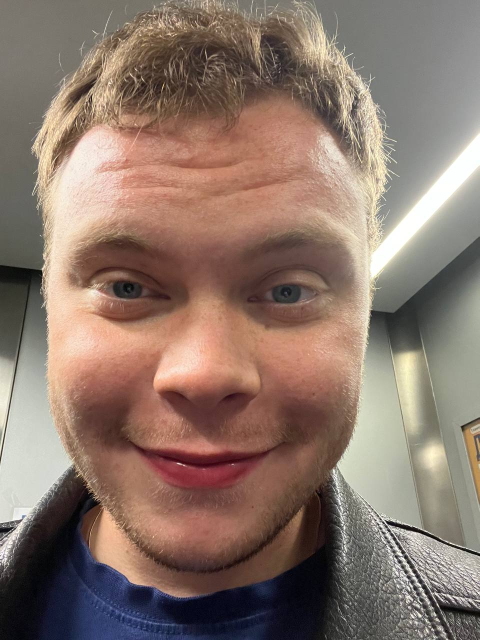
#> input picture photos/user/1.jpg, 959 x 1280 px (shown at 1/2 size); its folder holds 4 pictures in this run
$ python pr3.py
#> lines starting #> are read from the running program, lines starting #| are printed output that depends on the picture
import cv2
import numpy as np
import matplotlib.pyplot as plt
import os
from pathlib import Path
from sklearn.decomposition import PCA
from sklearn.linear_model import LogisticRegression
from sklearn.ensemble import RandomForestClassifier
from sklearn.model_selection import LeaveOneOut, GridSearchCV
from sklearn.metrics import accuracy_score, confusion_matrix, roc_curve, auc, precision_recall_curve, average_precision_score, precision_score, recall_score
import warnings
warnings.filterwarnings('ignore')

def preprocess_image(image_path, target_size=(100, 100)):
    """
    Предобработка изображения для биометрической идентификации.

    Параметры:
    -----------
    image_path : str
        Путь к изображению
    target_size : tuple
        Размер выходного изображения (ширина, высота)

    Возвращает:
    -----------
    numpy.ndarray или None
        Вектор признаков (одномерный массив) или None, если лицо не найдено
    """
#> called with image_path = './photos/user/1.jpg', target_size = (100, 100)

    # 1. Загрузка изображения
    image = cv2.imread(image_path)
#> image is the input picture: shape (1280, 959, 3); mean B, G, R 107, 118.2, 139.2

    if image is None:
        print(f"Ошибка: не удалось загрузить изображение {image_path}")
        return None

    # 2. Конвертация в оттенки серого
    gray = cv2.cvtColor(image, cv2.COLOR_BGR2GRAY)
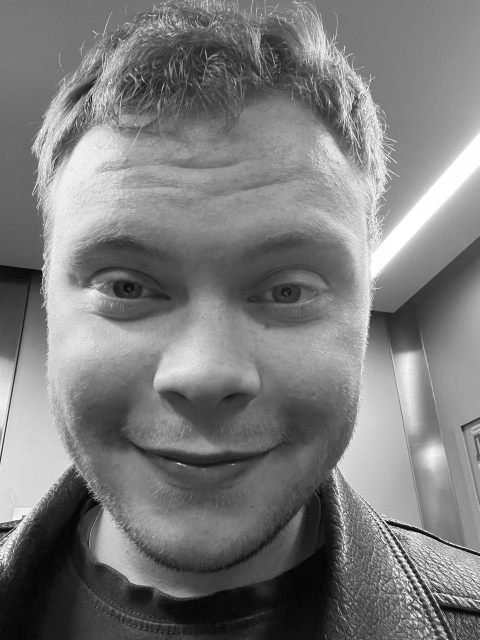
#> gray: shape (1280, 959) (shown at 1/2 size); min 0, max 255, mean 123.2

    # 3. Обнаружение лица с помощью каскада Хаара
    # Загружаем предобученный классификатор
    face_cascade = cv2.CascadeClassifier(
        cv2.data.haarcascades + 'haarcascade_frontalface_default.xml'
    )

    # Детектируем лица
    faces = face_cascade.detectMultiScale(
        gray,
        scaleFactor=1.1,
        minNeighbors=5,
        minSize=(30, 30)
    )
#> faces = [[19, 284, 818, 818]]

    if len(faces) == 0:
        print(f"Предупреждение: лицо не обнаружено на {image_path}")
        return None

    # Берем первое обнаруженное лицо (самое крупное)
    if len(faces) > 1:
        # Сортируем по площади и берем самое большое
        faces = sorted(faces, key=lambda x: x[2] * x[3], reverse=True)

    x, y, w, h = faces[0]
#> x = 19; y = 284; w = 818; h = 818

    # 4. Обрезка изображения (только лицо)
    face_roi = gray[y:y+h, x:x+w]
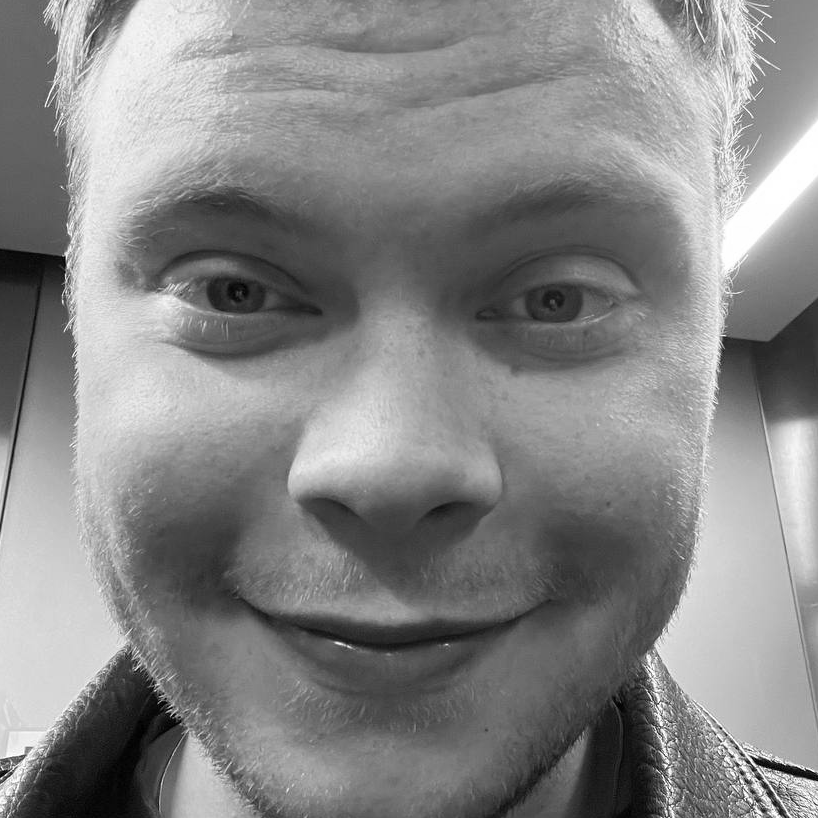
#> face_roi: shape (818, 818); min 0, max 255, mean 134.2

    # 5. Изменение размера до target_size
    face_resized = cv2.resize(face_roi, target_size)
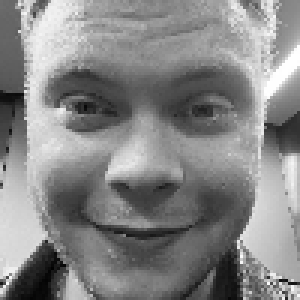
#> face_resized: shape (100, 100) (shown 3 times larger); min 1, max 255, mean 134.1

    # 6. Гистограммная нормализация (выравнивание гистограммы)
    face_normalized = cv2.equalizeHist(face_resized)
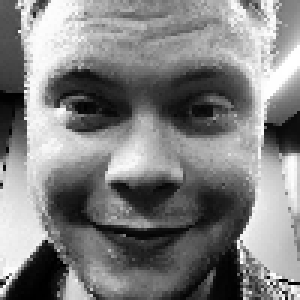
#> face_normalized: shape (100, 100) (shown 3 times larger); min 0, max 255, mean 128.2

    # 7. Преобразование в вектор
    feature_vector = face_normalized.reshape(-1)
#> feature_vector = 10000 values, max 255 at index 1897, min 0 at index 8917, mean 128.2

    return feature_vector


# [742 lines left out: functions visualize_preprocessing, create_feature_matrix, apply_pca, visualize_pca_variance, train_and_evaluate_biometric_system, train_and_evaluate_ensemble and 8 more, not called in this run]


def process_dataset(user_folder, imposter_folder, target_size=(100, 100)):
    """
    Обработка всего датасета (пользователь + злоумышленники).

    Параметры:
    -----------
    user_folder : str
        Путь к папке с фотографиями пользователя
    imposter_folder : str
        Путь к папке с фотографиями злоумышленников
    target_size : tuple
        Размер выходного изображения

    Возвращает:
    -----------
    tuple : (user_vectors, imposter_vectors, user_files, imposter_files)
        Векторы признаков и имена файлов
    """

    user_vectors = []
    imposter_vectors = []
    user_files = []
    imposter_files = []

    # Обработка фото пользователя
    print("Обработка фотографий пользователя...")
    for filename in sorted(os.listdir(user_folder)):
        if filename.lower().endswith(('.png', '.jpg', '.jpeg')):
            filepath = os.path.join(user_folder, filename)
            vector = preprocess_image(filepath, target_size)
#> vector has the same summary as feature_vector in preprocess_image
            if vector is not None:
                user_vectors.append(vector)
                user_files.append(filename)
                print(f"✓ {filename}")
#> pass 2 of the loop in process_dataset, `for filename in sorted(os.listdir(user_folder)):`:
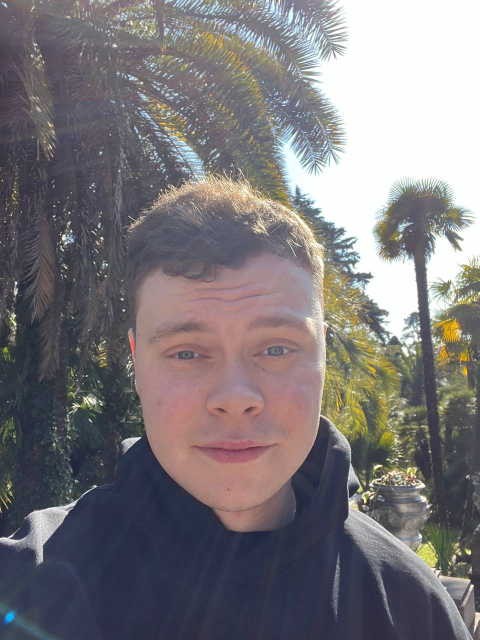
#> input picture photos/user/2.jpg, 959 x 1280 px (shown at 1/2 size)
#> in preprocess_image, image is the input picture: shape (1280, 959, 3); mean B, G, R 122.3, 119.2, 123.1
#> in preprocess_image (call 2), `gray = cv2.cvtColor(image, cv2.COLOR_BGR2GRAY)`:
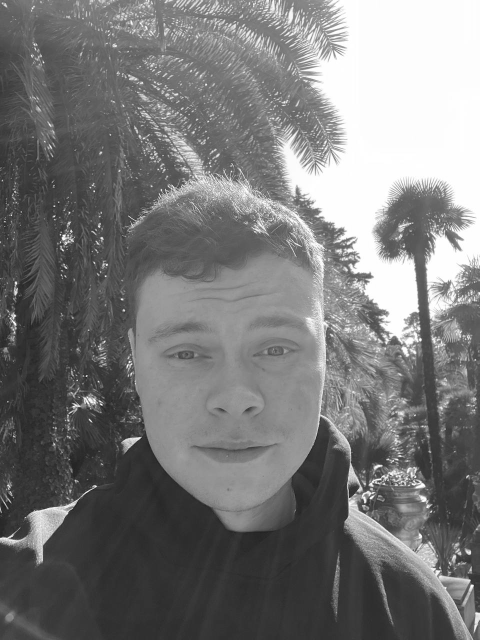
#> gray: shape (1280, 959) (shown at 1/2 size); min 5, max 255, mean 120.7
#> in preprocess_image (call 2), `faces = face_cascade.detectMultiScale( gray, scaleFactor=1.1, minNeigh..`: faces = [[232, 541, 455, 455]]
#> x = 232; y = 541; w = 455
#> face_roi: shape (455, 455)
#> in preprocess_image (call 2), `face_normalized = cv2.equalizeHist(face_resized)`:
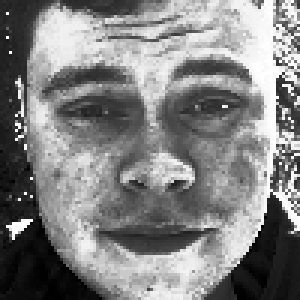
#> face_normalized: shape (100, 100) (shown 3 times larger); min 0, max 255, mean 130
#> feature_vector = 10000 values, max 255 at index 188, min 0 at index 7288, mean 130
#> vector has the same summary as feature_vector in preprocess_image
#> pass 3 of the loop in process_dataset, `for filename in sorted(os.listdir(user_folder)):`:
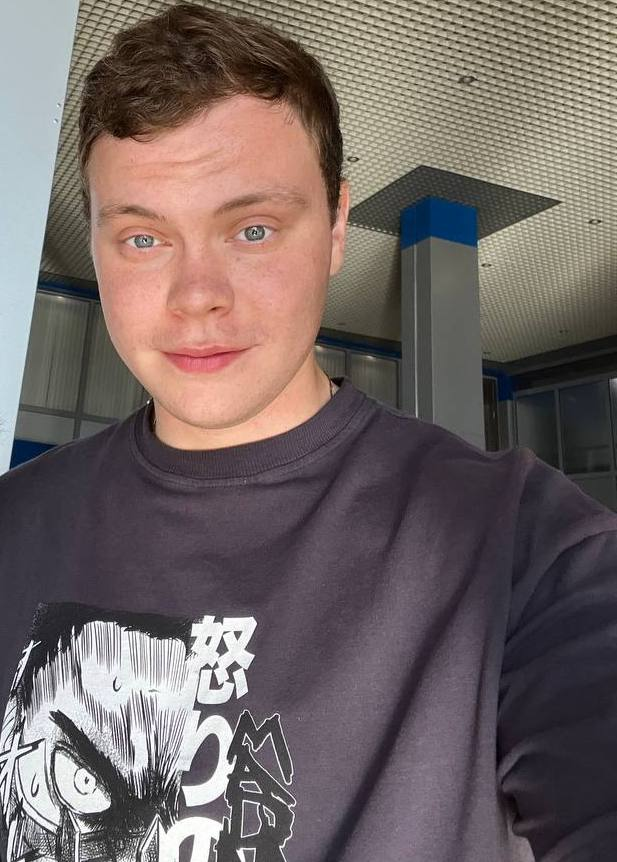
#> input picture photos/user/3.jpg, 617 x 862 px
#> in preprocess_image, image is the input picture: shape (862, 617, 3); mean B, G, R 100.8, 102.6, 114.6
#> in preprocess_image (call 3), `gray = cv2.cvtColor(image, cv2.COLOR_BGR2GRAY)`:
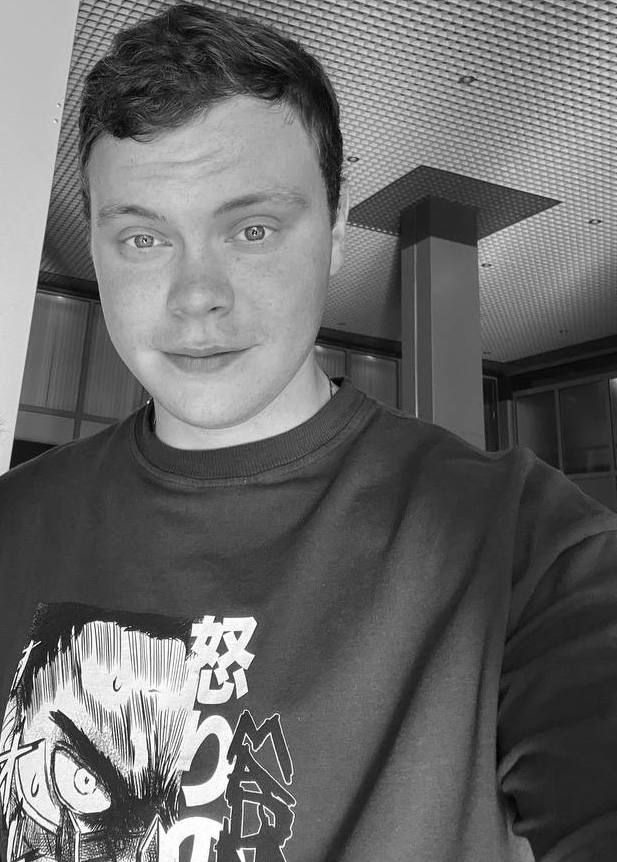
#> gray: shape (862, 617); min 0, max 255, mean 106
#> in preprocess_image (call 3), `faces = face_cascade.detectMultiScale( gray, scaleFactor=1.1, minNeigh..`: faces = [[13, 721, 66, 66], [66, 127, 270, 270]]
#> in preprocess_image (call 3), `faces = sorted(faces, key=lambda x: x[2] * x[3], reverse=True)`: faces = [[66, 127, 270, 270], [13, 721, 66, 66]]
#> x = 66; y = 127; w = 270
#> face_roi: shape (270, 270)
#> in preprocess_image (call 3), `face_normalized = cv2.equalizeHist(face_resized)`:
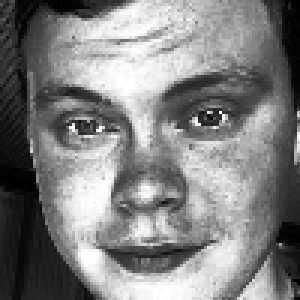
#> face_normalized: shape (100, 100) (shown 3 times larger); min 0, max 255, mean 128.8
#> feature_vector = 10000 values, max 255 at index 947, min 0 at index 6, mean 128.8
#> vector has the same summary as feature_vector in preprocess_image
#> the loop made 4 passes; the first 3 are shown

    # Обработка фото злоумышленников
    print("\nОбработка фотографий злоумышленников...")
#> (the run stopped early here; a loop or call above may not have finished)
